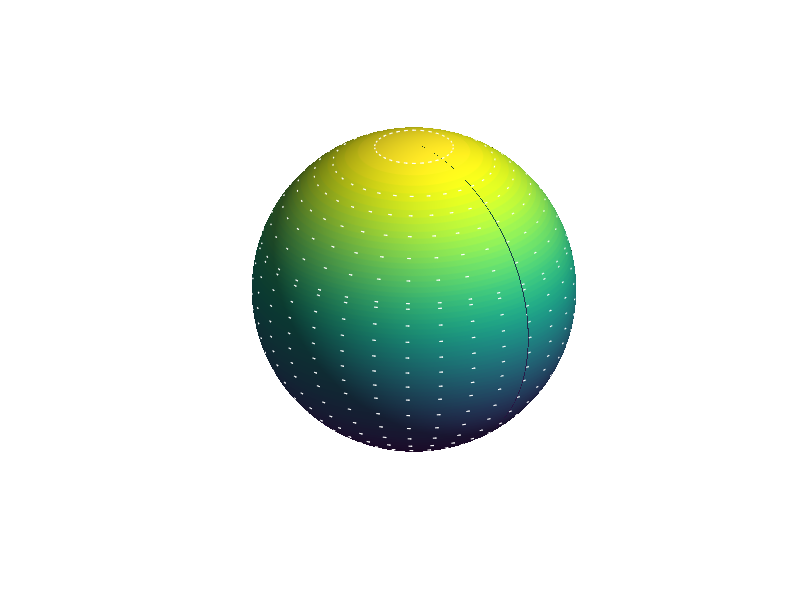

Reproduce this figure in MATLAB. (Note: this script raises an error after producing the figure.)
function shallow_water_cyclone_demo()
    clc; clear;

    %% === 1) Load Earth Globe (for display) ===
    [globe, lat_rad, lon_rad, x, y, z] = interactive_globe();

    %% === 2) Basic Parameters ===
    R        = 1.0;         % radius of Earth (nondimensional here)
    g        = 9.81;        % gravitational acceleration
    Omega    = 7.2921e-5;   % Earth's rotation rate (s^-1)
    lat_res  = 2;           % grid resolution (degrees) for simulation
    lon_res  = 2;           % grid resolution (degrees) for simulation
    dLat     = deg2rad(lat_res);
    dLon     = deg2rad(lon_res);

    % Time parameters
    dt       = 0.001;       % time step (nondimensional)
    nSteps   = 100000;      % increased for longer simulation
    skipFrame = 10;         % increased to reduce visual update frequency

    % Define the simulation grid (coarse grid)
    latVec = deg2rad(-90 : lat_res : 90);
    lonVec = deg2rad(0   : lon_res : 360 - lon_res);
    [LAM, PHI] = meshgrid(lonVec, latVec);

    nLat = size(PHI,1);
    nLon = size(PHI,2);

    % Precompute trigonometric factors
    cosPHI = cos(PHI);
    sinPHI = sin(PHI);
    tanPHI = tan(PHI);

    %% === 3) Topography (Gaussian "mountain") ===
    lat0 = deg2rad(30);
    lon0 = deg2rad(90);
    b = 0.1 * exp(-((PHI - lat0).^2 + (LAM - lon0).^2) / 0.1);  % smaller, smoother bump

    %% === 4) Initial Conditions (height & velocity) ===
    h0 = 1.0;                  
    h  = h0 * ones(nLat, nLon); % uniform fluid depth

    % CHANGED: Further reduced baseline flow
    u = 0.01 * ones(nLat, nLon);  % smaller zonal wind
    v = zeros(nLat, nLon);        % zero meridional wind

    % Create an initial cyclonic disturbance
    disturbance_lat = deg2rad(35); % Northern hemisphere
    disturbance_lon = deg2rad(100);
    radius = 0.3; % Size of disturbance

    for i = 1:nLat
        for j = 1:nLon
            % Calculate distance to center of disturbance
            dlat = PHI(i,j) - disturbance_lat;
            dlon = min(abs(LAM(i,j) - disturbance_lon), 2*pi - abs(LAM(i,j) - disturbance_lon));
            dist = sqrt(dlat^2 + dlon^2);
            
            if dist < radius
                % CHANGED: Further reduced strength of initial disturbance
                strength = 0.05 * (1 - dist/radius); % Weaker in center
                angle = atan2(dlat, dlon);
                
                u(i,j) = u(i,j) + strength * sin(angle);  % Add to baseline flow
                v(i,j) = v(i,j) - strength * cos(angle); 
                
                % CHANGED: Reduced height depression
                h(i,j) = h0 - 0.05 * (1 - dist/radius)^2;
            end
        end
    end

    %% === 5) Coriolis Parameter ===
    % CHANGED: Reduced amplification even more
    f = 2 * Omega * sinPHI * 3; % Less amplified for visualization

    %% === 6) Derivative Operators in Spherical Coordinates ===
    d_dlambda = @(A) (circshift(A, [0, -1]) - circshift(A, [0, 1])) ./ (2 * dLon);
    d_dphi    = @(A) (circshift(A, [-1, 0]) - circshift(A, [1, 0])) ./ (2 * dLat);

    %% === 7) Quiver3 Setup for Display ===
    % Compute sphere coordinates for the coarse simulation grid
    [coarseLon, coarseLat] = meshgrid(lonVec, latVec);
    x_coarse = R * cos(coarseLat) .* cos(coarseLon);
    y_coarse = R * cos(coarseLat) .* sin(coarseLon);
    z_coarse = R * sin(coarseLat);

    figure(gcf);  % reuse globe figure
    hold on;
    
    % Use different arrow spacing in different regions for better visualization
    step_equator = 3;   % More dense near equator
    step_midlat = 4;    % Medium density in mid-latitudes
    step_poles = 8;     % Sparse near poles
    
    % Calculate indices for each region
    eq_indices = find(abs(PHI(:,1)) < deg2rad(20));
    midlat_indices = find(abs(PHI(:,1)) >= deg2rad(20) & abs(PHI(:,1)) < deg2rad(60));
    pole_indices = find(abs(PHI(:,1)) >= deg2rad(60));
    
    % Combine all selected indices for rows
    r_indices = sort([eq_indices(1:step_equator:end); 
                     midlat_indices(1:step_midlat:end);
                     pole_indices(1:step_poles:end)]);
    
    % Use regular spacing for columns
    c_indices = 1:6:nLon;
    
    % Get coordinates for arrow positions
    px = x_coarse(r_indices, c_indices);
    py = y_coarse(r_indices, c_indices);
    pz = z_coarse(r_indices, c_indices);
    
    % Store original positions for reset
    px_orig = px;
    py_orig = py;
    pz_orig = pz;

    % Compute initial velocity vectors
    [wx, wy, wz] = velocity_sphere_to_cart(u, v, PHI, LAM);
    uq = wx(r_indices, c_indices);
    vq = wy(r_indices, c_indices);
    wq = wz(r_indices, c_indices);

    % Create quiver plot with shorter arrows and thinner lines
    h_arrows = quiver3(px, py, pz, uq, vq, wq, 0.7, 'w', 'LineWidth', 0.8);

    %% === 8) Model Constants ===
    % CHANGED: Increased stability factors
    gamma = 0.008;       % Increased friction for more stability
    relax_rate = 0.005;  % Faster relaxation to equilibrium
    sigma_lat = deg2rad(15); % Wider heating zone (smoother)
    sigma_lon = deg2rad(15); % Wider heating zone (smoother)

    %% === Initialize Variables for Temporal Smoothing ===
    prev_uq = uq;
    prev_vq = vq;
    prev_wq = wq;
    smooth_factor = 0.85;  % Increased temporal smoothing factor
    
    % Start the timer for simulation speed calculation
    tStart = tic;

    %% === 9) Main Simulation Loop ===
    for it = 1:nSteps
        % -- Geopotential based on current h and topography --
        Phi = g * (h + b);

        % -- 9a) Continuity Equation (will be used after momentum update) --
        % (Note: In the symplectic scheme we update h using the new velocity fields.)
        
        % -- 9b) Momentum Equations --
        % Pressure gradient force
        gradPhi_lambda = d_dlambda(Phi);
        gradPhi_phi = d_dphi(Phi);
        
        % CHANGED: Added damping to pressure gradients to reduce mini-cyclones
        damp_factor = 0.8;
        gradPhi_lambda = damp_factor * gradPhi_lambda;
        gradPhi_phi = damp_factor * gradPhi_phi;
        
        % Advection terms (simplified for stability)
        adv_u = u .* d_dlambda(u) ./ (R * cosPHI) + v .* d_dphi(u) ./ R;
        adv_v = u .* d_dlambda(v) ./ (R * cosPHI) + v .* d_dphi(v) ./ R;
        
        % Geometric terms
        geo_u = u .* v .* tanPHI ./ R;
        geo_v = -u .* u .* tanPHI ./ R;
        
        % Full momentum equations
        dudt = -adv_u - (1./(R * cosPHI)) .* gradPhi_lambda + f .* v - geo_u;
        dvdt = -adv_v - (1./R) .* gradPhi_phi - f .* u - geo_v;

        % -- 9c) Friction (linear drag) --
        dudt = dudt - gamma .* u;
        dvdt = dvdt - gamma .* v;

        % -- 9d) Forcing: Solar Heating & Height Relaxation --
        solar_speed = 2*pi / 5000;  % Much slower solar motion 
        solar_lon = mod(solar_speed * it, 2*pi);
        solar_lat = deg2rad(10) * cos(2*pi*it / 20000);  
        Q = 0.0005 * exp(-((PHI - solar_lat).^2 / sigma_lat^2 + ...
                         (LAM - solar_lon).^2 / sigma_lon^2));
        % Note: the height relaxation term (relax_rate*(h-h0)) will be applied during h-update

        % --- Symplectic Euler update ---
        % 1. Update momentum (u and v) first using the old h
        u_new = u + dt .* dudt;
        v_new = v + dt .* dvdt;
        
        % Apply stability limit to velocity (prevent extreme values)
        max_speed = 0.2;
        speed = sqrt(u_new.^2 + v_new.^2);
        too_fast = speed > max_speed;
        if any(too_fast(:))
            scale_factor = max_speed ./ speed;
            u_new(too_fast) = u_new(too_fast) .* scale_factor(too_fast);
            v_new(too_fast) = v_new(too_fast) .* scale_factor(too_fast);
        end

        % 2. Update fluid depth using the new velocities.
        flux_lambda_new = h .* u_new .* cosPHI;
        flux_phi_new = h .* v_new;
        dhdt_new = -(1 ./ (R * cosPHI)) .* d_dlambda(flux_lambda_new) ...
                   - (1 / R) .* d_dphi(flux_phi_new);
        % Add forcing and relaxation
        dhdt_new = dhdt_new + Q - relax_rate .* (h - h0);
        
        h_new = h + dt .* dhdt_new;
        
        % --- End symplectic update ---

        % CHANGED: Added global smoothing every 50 steps to reduce instabilities
        if mod(it, 50) == 0
            h_new = smoothdata(h_new, 'gaussian', 3);
            u_new = smoothdata(u_new, 'gaussian', 3);
            v_new = smoothdata(v_new, 'gaussian', 3);
        end

        % CHANGED: Extended and stronger polar filter
        polar_filter = abs(PHI) > deg2rad(60); % Expanded region
        if any(polar_filter(:))
            h_smooth = smoothdata(h_new, 'gaussian', 9); % Increased smoothing
            u_smooth = smoothdata(u_new, 'gaussian', 9);
            v_smooth = smoothdata(v_new, 'gaussian', 9);
            
            h_new(polar_filter) = h_smooth(polar_filter);
            u_new(polar_filter) = u_smooth(polar_filter);
            v_new(polar_filter) = v_smooth(polar_filter);
        end

        % CHANGED: Added mid-latitude smoother (milder)
        midlat_filter = abs(PHI) > deg2rad(30) & abs(PHI) <= deg2rad(60);
        if any(midlat_filter(:))
            h_smooth = smoothdata(h_new, 'gaussian', 5);
            u_smooth = smoothdata(u_new, 'gaussian', 5);
            v_smooth = smoothdata(v_new, 'gaussian', 5);
            
            % Partial application (blend)
            blend = 0.3; % 30% smoothed, 70% original
            h_new(midlat_filter) = blend * h_smooth(midlat_filter) + (1-blend) * h_new(midlat_filter);
            u_new(midlat_filter) = blend * u_smooth(midlat_filter) + (1-blend) * u_new(midlat_filter);
            v_new(midlat_filter) = blend * v_smooth(midlat_filter) + (1-blend) * v_new(midlat_filter);
        end
        
        % Update fields for next iteration
        h = h_new;
        u = u_new;
        v = v_new;

        % -- 9f) Update Quiver Arrows (Display) --
        % Compute 3D velocity vectors
        [wx, wy, wz] = velocity_sphere_to_cart(u, v, PHI, LAM);
        uq = wx(r_indices, c_indices);
        vq = wy(r_indices, c_indices);
        wq = wz(r_indices, c_indices);
        
        % Move arrow positions with flow (even slower movement)
        move_factor = 0.0001; % Much slower movement of particles
        
        % Apply temporal smoothing (exponential moving average)
        smooth_uq = smooth_factor * prev_uq + (1-smooth_factor) * uq;
        smooth_vq = smooth_factor * prev_vq + (1-smooth_factor) * vq;
        smooth_wq = smooth_factor * prev_wq + (1-smooth_factor) * wq;
        
        % Save current values for next iteration
        prev_uq = smooth_uq;
        prev_vq = smooth_vq;
        prev_wq = smooth_wq;
        
        % Move arrows with smoothed velocity
        px = px + move_factor * smooth_uq;
        py = py + move_factor * smooth_vq;
        pz = pz + move_factor * smooth_wq;
        
        % Project back to sphere surface
        mag = sqrt(px.^2 + py.^2 + pz.^2);
        px = px ./ mag;
        py = py ./ mag;
        pz = pz ./ mag;
        
        % Reset arrows that move too far from their original positions
        reset_dist = 0.4; % maximum distance threshold
        for i = 1:length(px(:))
            dist = sqrt((px(i) - px_orig(i))^2 + (py(i) - py_orig(i))^2 + (pz(i) - pz_orig(i))^2);
            if dist > reset_dist
                px(i) = px_orig(i);
                py(i) = py_orig(i);
                pz(i) = pz_orig(i);
            end
        end
        
        % More gradual arrow resets
        if mod(it, 200) == 0
            % Randomly reset some arrows to original positions - more gradually
            reset_percent = 0.03; % Reset just 3% of arrows
            num_to_reset = ceil(length(px(:)) * reset_percent);
            reset_indices = randperm(length(px(:)), num_to_reset);
            
            for idx = reset_indices
                px(idx) = px_orig(idx);
                py(idx) = py_orig(idx);
                pz(idx) = pz_orig(idx);
            end
        end

        if mod(it, skipFrame) == 0
            % Scale factor for velocity display
            scale = 0.7; % Scale down arrows for display
            
            set(h_arrows, 'XData', px, 'YData', py, 'ZData', pz, ...
                         'UData', scale*smooth_uq, 'VData', scale*smooth_vq, 'WData', scale*smooth_wq);
            
            % Show simulation speed in real hours per second of simulation
            sim_time = it*dt*3600; % Simulation time in hours
            real_time = toc(tStart); % Elapsed time since first tic
            
            hours_per_sec = sim_time / real_time;
            
            title(sprintf('Shallow-Water Cyclone Demo — t = %.1f hours (%.1f sim hours/sec)', ...
                 sim_time, hours_per_sec), 'Color','w','FontSize',14);
                 
            drawnow limitrate;
        end

    end % end simulation loop

end

%% ===================================================================== %%
function [globe, lat_rad, lon_rad, x, y, z] = interactive_globe(texture_path)
% INTERACTIVE_GLOBE Creates a rotatable textured Earth globe.

    % 1. Define resolution for display
    lat_res = 0.5;
    lon_res = 0.5;
    lat = -90:lat_res:90;
    lon = 0:lon_res:360 - lon_res;
    [lon_rad, lat_rad] = meshgrid(deg2rad(lon), deg2rad(lat));

    % 2. Compute sphere coordinates
    R = 1;
    x = R * cos(lat_rad) .* cos(lon_rad);
    y = R * cos(lat_rad) .* sin(lon_rad);
    z = R * sin(lat_rad);

    % 3. Load texture image
    if nargin < 1 || isempty(texture_path)
        texture_path = 'textures/earth_reg_10k.jpg';
    end
    
    try
        earth_img = imread(texture_path);
        if size(earth_img, 3) == 1
            earth_img = repmat(earth_img, 1, 1, 3);
        end
        earth_img = imresize(earth_img, [length(lat), length(lon)]);
        
        % 4. Plot globe with texture
        figure('Color', 'k');
        globe = surf(x, y, z, flipud(earth_img), ...
                     'EdgeColor', 'none', ...
                     'FaceColor', 'texturemap');
    catch
        % Fallback if texture not found
        figure('Color', 'k');
        globe = surf(x, y, z, ...
                     'EdgeColor', 'none', ...
                     'FaceColor', [0.3 0.5 0.9]);
    end
    
    shading interp;
    axis equal off;
    light('Position', [1 0 1], 'Style', 'infinite');
    lighting gouraud;
    material dull;
    view(45, 25);
    rotate3d on;
    title('Interactive Earth Globe', 'Color', 'w', 'FontSize', 14);
end

%% ===================================================================== %%
function [vx, vy, vz] = velocity_sphere_to_cart(u, v, lat, lon)
% Convert shallow-water (u,v) in lat-lon coordinates to 3D Cartesian (vx,vy,vz)
% for a unit sphere.
%
%   u = eastward velocity (increasing longitude)
%   v = northward velocity (increasing latitude)

    sinLat = sin(lat);   
    cosLat = cos(lat);
    sinLon = sin(lon);   
    cosLon = cos(lon);

    % Eastward unit vector
    ex = -sinLon;
    ey = cosLon;
    ez = zeros(size(lat));

    % Northward unit vector
    nx = -cosLon.*sinLat;
    ny = -sinLon.*sinLat;
    nz = cosLat;

    % Combine into 3D velocities
    vx = u .* ex + v .* nx;
    vy = u .* ey + v .* ny;
    vz = u .* ez + v .* nz;
end
